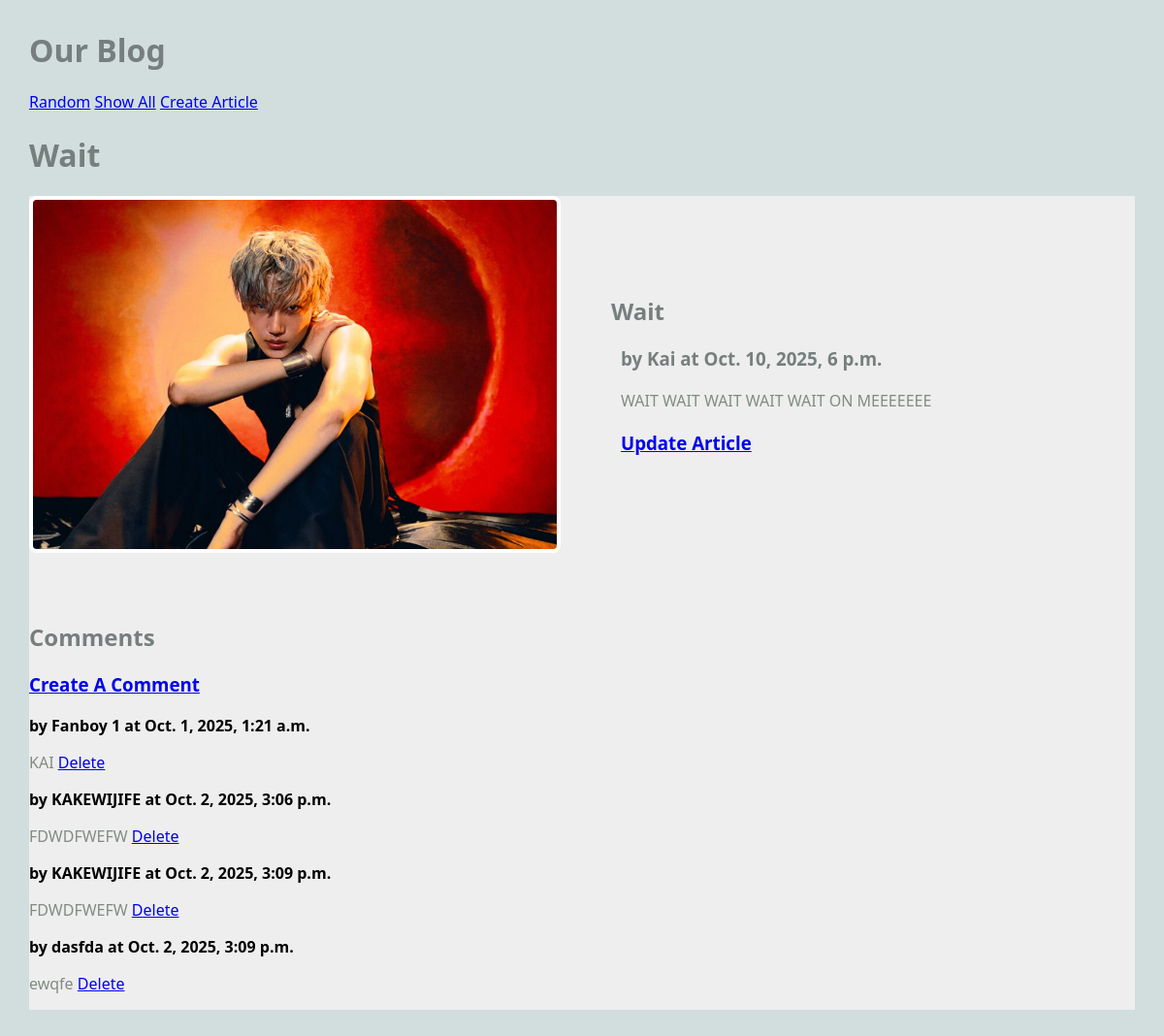
/blog/article/1, run on the app's committed database.
### blog/models.py (models this page shows, shortened)
class Article(models.Model):
    title = models.TextField(blank=True)
    author = models.TextField(blank=True)
    text = models.TextField(blank=True)
    published = models.DateTimeField(auto_now=True)
    image_file = models.ImageField(blank=True) # Actual Image
    def get_all_comments(self):
        comments = Comment.objects.filter(article=self)
        return comments

class Comment(models.Model):
    article = models.ForeignKey(Article, on_delete=models.CASCADE)
    author = models.TextField(blank=False)
    text = models.TextField(blank=False)
    published = models.DateTimeField(auto_now=True)
    def __str__(self):
        return f'{self.text}'

### blog/views.py (the view)
# urls.py: path('article/<int:pk>', ArticleView.as_view(), name="article"),
class ArticleView(DetailView):
    model = Article
    template_name = "blog/article.html"
    context_object_name = "article" # note singular variable name

### blog/templates/blog/article.html
{% extends 'blog/base.html' %}
{% block content %}
<h1>{{article.title}}</h1>
<main class="grid-container">
     <article class="featured">
        {% if article.image_file %}
        <img src="{{article.image_file.url}}" alt="Kai">
        {% else %}
        <h3>No Image</h3>
        {% endif %}
        <div>
            <h2>
                {{article.title}}
            </h2>
            <h3>
                by {{article.author}} at {{article.published}}
            </h3>
            <p>
                {{article.text}}
            </p>
            <h3>
                <a href="{% url 'update_article' article.pk %}">Update Article</a>
            </h3>
        </div>
    </article>
    <div>
    <h2>Comments</h2>
    <h3>
        <a href="{% url 'create_comment' article.pk %}">Create A Comment</a>
    </h3>
        {% for comment in article.get_all_comments %}
        <div>
            <strong>
                by {{comment.author}} at {{comment.published}}
            </strong>
            <p>
                {{comment.text}}
                <a href="{% url 'delete_comment' comment.pk %}">Delete</a>
            </p>
        </div>
        {% endfor %}
    </div>
</main>
{% endblock %}

### static/styles-blog.css (style rules this page uses)
body { margin: 30px; background: #d1dedd; font-family:'Segoe UI', Tahoma, Geneva, Verdana, sans-serif; }
h1, h2, h3 { color: #767f7e; }
p { color: #828b82; }
.grid-container { background: #eee; max-width: 900px; display: grid; grid-template-columns: repeat(3, 1fr); grid-gap: 10px; max-width: 1200px; margin: 20px auto; }
article.featured { grid-column: span 3; display: grid; gap: 60px; grid-template-columns: 1fr 1fr; align-items: center; border-bottom: 1px #bbc7c7; padding-bottom: 40px; }
article img, article.featured img { width: 100%; border: 4px solid #fff; border-radius: 8px; }
article p, article h3 { margin: 20px 10px; }

### data on the page
Article: title "Wait", image_file (picture), author "Kai", published "Oct. 10, 2025, 6 p.m.", text "WAIT WAIT WAIT WAIT WAIT ON MEEEEEEE"
Comment: author "Fanboy 1", published "Oct. 1, 2025, 1:21 a.m.", text "KAI"
Comment: author "KAKEWIJIFE", published "Oct. 2, 2025, 3:06 p.m.", text "FDWDFWEFW"
Comment: author "KAKEWIJIFE", published "Oct. 2, 2025, 3:09 p.m.", text "FDWDFWEFW"
Comment: author "dasfda", published "Oct. 2, 2025, 3:09 p.m.", text "ewqfe"
